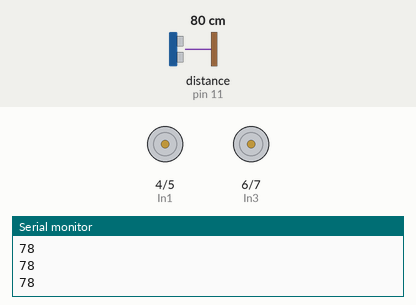
The sketch below on a simulated Arduino Uno, built with avr-gcc and run on an emulated ATmega328P. On the bench: motor-driver pin pairs drawn as motors (green arrow = first pin HIGH = forward, orange = second pin HIGH = backward, longer = more drive, scaled by the enable pin), the last lines printed to the serial monitor. Wiring (inferred from the names in the program): ultrasonic range finder: trigger pin 12; echo pin 11. The test bench sets the inputs (shaded band); at power-on: distance to the obstacle (sensor on pin 11) 80 cm. The echo pulse lasts 58.3 µs per cm.

Above: at 1.2 s.
1.3 s: distance to the obstacle (sensor on pin 11) set to 18 cm
2.8 s: distance to the obstacle (sensor on pin 11) set to 15 cm
At 3.4 s:
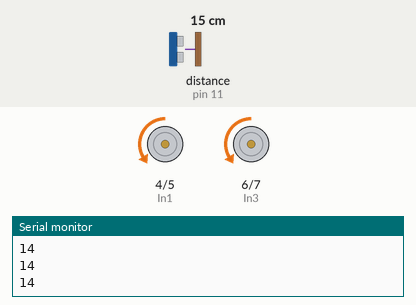
Timing chart, 0 to 5.8 s (numbered marks = the images above; inputs shaded):
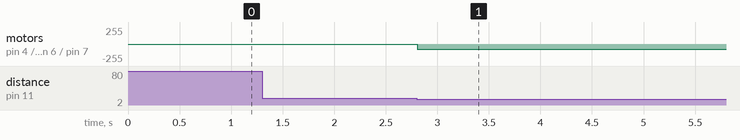

Measured:
- the behaviour switches between 17 and 16 cm on distance to the obstacle (sensor on pin 11) (found by bisection; images 0 and 1)
- after the input at 2.8 s, motor on pin 4 (In1) / pin 5 (In2), motor on pin 6 (In3) / pin 7 (In4): stopped → backward 75/255 at once

The sketch:

sketch_jan14a.ino
```cpp
// motor pins
#define EnA 9
#define EnB 10
#define In1 4
#define In2 5
#define In3 6
#define In4 7
#define EncA 2
#define EncB 3

//ultrasonic sensor pins
int echoPin = 11;
int distance = 0;
int trigPin = 12;
int normalSpeed = 75;
int maxSpeed = 255;

//test comment
void setup() {
  //Set up serial monitor
  Serial.begin(9600);
  Serial.println("Hello I am alive");

  // All motor control pins are outputs
  pinMode(EnA, OUTPUT);
  pinMode(EnB, OUTPUT);
  pinMode(In1, OUTPUT);
  pinMode(In2, OUTPUT);
  pinMode(In3, OUTPUT);
  pinMode(In4, OUTPUT);
  pinMode(EncA, INPUT);
  pinMode(EncB, INPUT);

  //sensor pins
  pinMode(echoPin, INPUT);
  pinMode(trigPin, OUTPUT);
}

void loop() {
//  Serial.println("A: "+String(digitalRead(EncA)) + "B: "+String(digitalRead(EncB)));
//  Serial.println());
//  Serial.println("A-B: "+String(analogRead(EnA)-analogRead(EnB)));

  //sensor input
  digitalWrite(trigPin, LOW);
  delayMicroseconds(2);
  digitalWrite(trigPin, HIGH);
  delayMicroseconds(10);
  digitalWrite(trigPin, LOW);

  long pingTime = pulseIn (echoPin, HIGH);
  distance = pingTime * 0.034/2;
  Serial.println(distance);
  if (distance <= 15){
    turn(true);
  }else{
    moveForward();
  }
}

void halt() {
  digitalWrite(In1, LOW);
  digitalWrite(In2, LOW);
  digitalWrite(In3, LOW);
  digitalWrite(In4, LOW);
}

void initMotors(){
  digitalWrite(In1, HIGH);
  digitalWrite(In2, LOW);
  digitalWrite(In3, HIGH);
  digitalWrite(In4, LOW);
}

void moveForward(){
  //turn on both motors
  analogWrite(EnA, normalSpeed);
  analogWrite(EnB, normalSpeed);
}

void turn(bool leftOrRight) {

  if (leftOrRight) {
    //turn right
    digitalWrite(In1, LOW);
    digitalWrite(In2, HIGH);
    digitalWrite(In3, LOW);
    digitalWrite(In4, HIGH);

    analogWrite(EnA, normalSpeed);
    analogWrite(EnB, normalSpeed);
  }else {
    //turn left
    analogWrite(EnA, 0);
    analogWrite(EnB, maxSpeed);
  }

}
```
